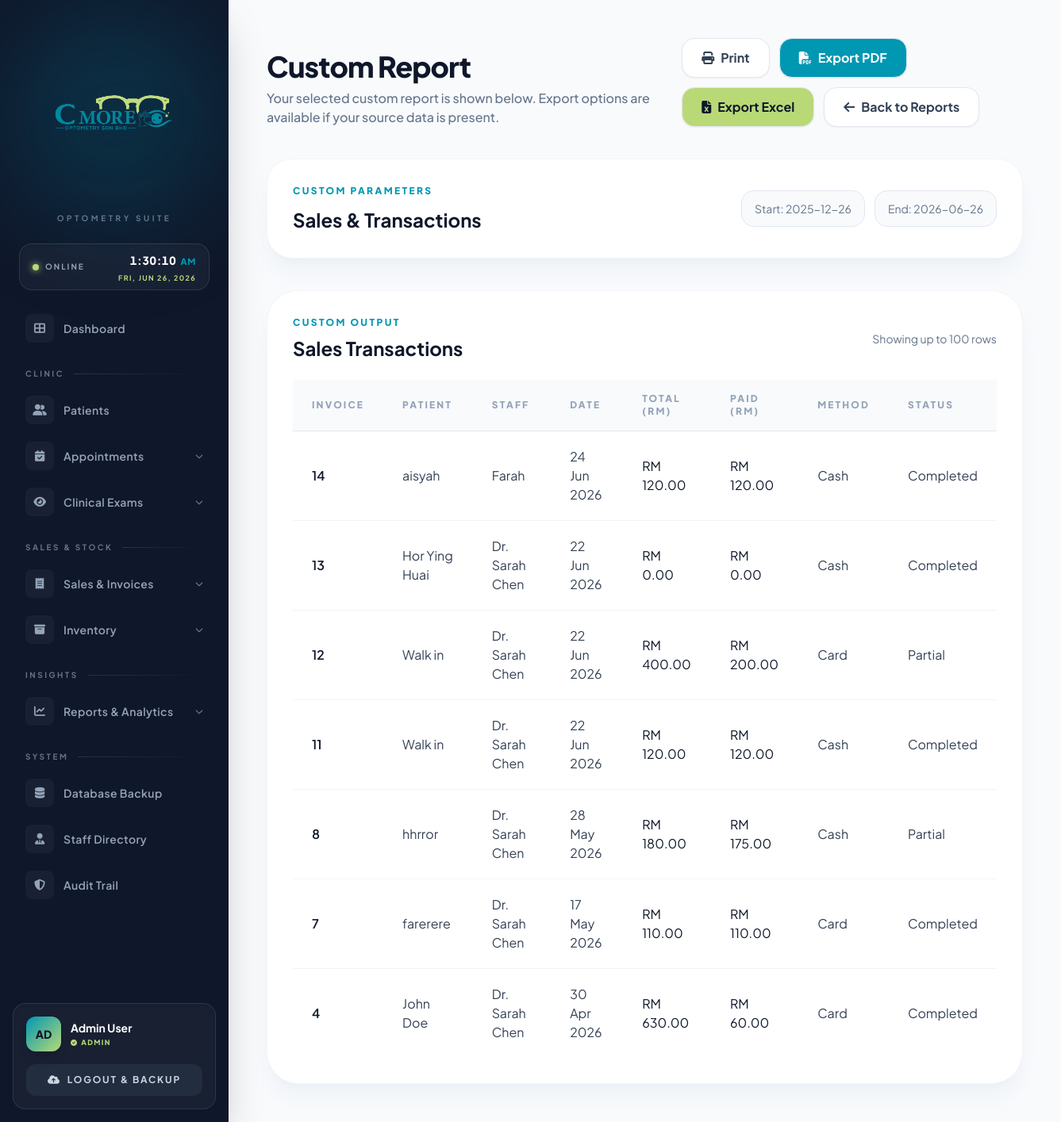
The app's page /report_custom.php (signed in), older data.
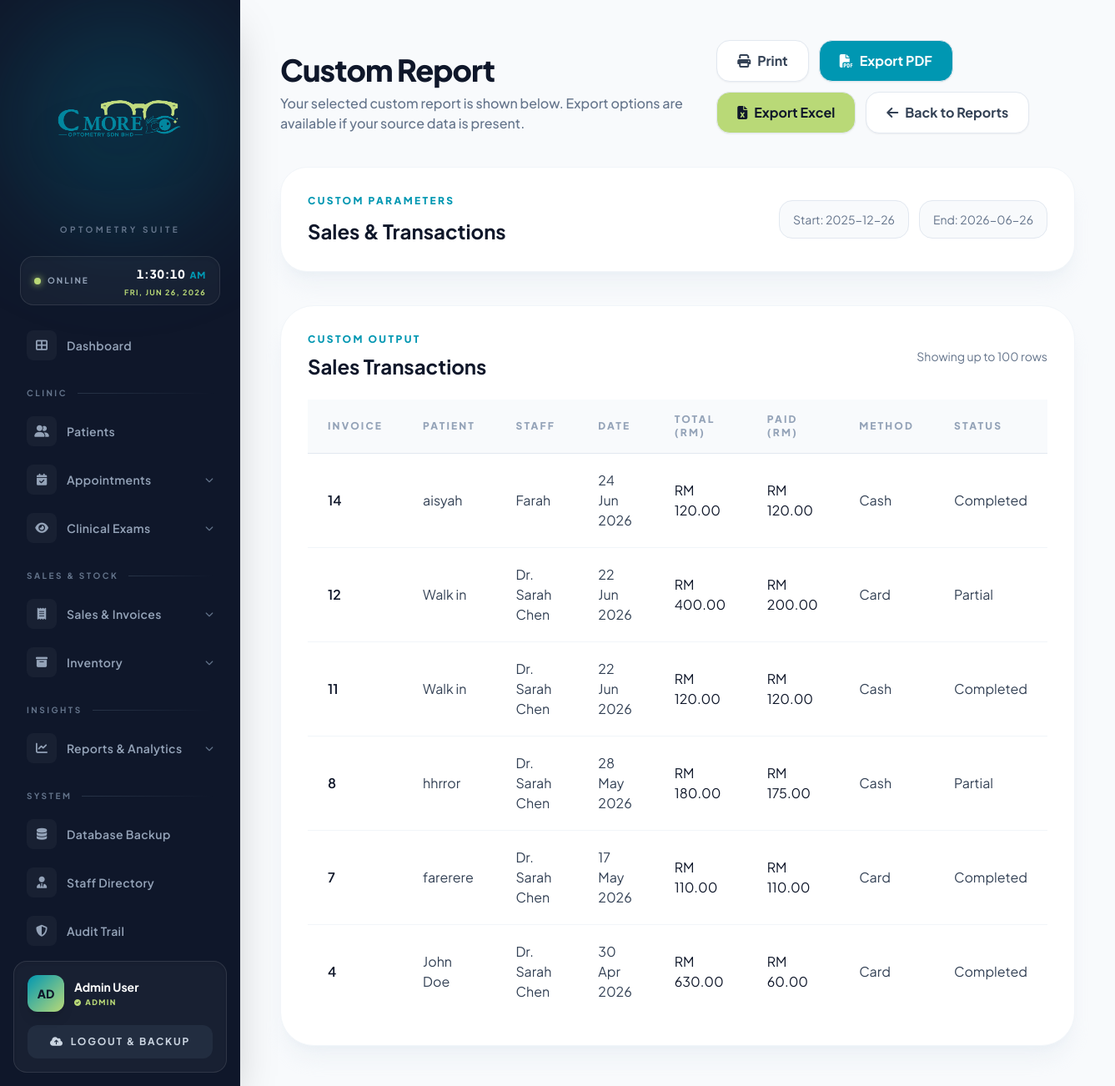
The same page, newer data.
### tables this page shows
CREATE TABLE `sales` (
  `SALE_ID` int(11) NOT NULL AUTO_INCREMENT,
  `PATIENT_ID` int(11) NOT NULL,
  `STAFF_ID` int(11) NOT NULL,
  `SALE_DATE` datetime DEFAULT current_timestamp(),
  `TOTAL_AMOUNT` decimal(10,2) NOT NULL,
  `PAID_AMOUNT` decimal(10,2) DEFAULT 0.00,
  `PAYMENT_METHOD` enum('Cash','Card','E-wallet','Online Banking') NOT NULL,
  `PAYMENT_STATUS` enum('Pending','Partial','Completed') DEFAULT 'Pending',
  PRIMARY KEY (`SALE_ID`),
  KEY `fk_sales_patient` (`PATIENT_ID`),
  KEY `fk_sales_staff` (`STAFF_ID`),
  CONSTRAINT `fk_sales_patient` FOREIGN KEY (`PATIENT_ID`) REFERENCES `patient` (`PATIENT_ID`) ON DELETE CASCADE,
  CONSTRAINT `fk_sales_staff` FOREIGN KEY (`STAFF_ID`) REFERENCES `user` (`USER_ID`) ON DELETE CASCADE
);

CREATE TABLE `patient` (
  `PATIENT_ID` int(11) NOT NULL AUTO_INCREMENT,
  `NAME` varchar(100) NOT NULL,
  `IC_NUMBER` varchar(20) DEFAULT NULL,
  `PHONE_NUMBER` varchar(20) DEFAULT NULL,
  `ADDRESS` text DEFAULT NULL,
  `REGISTRATION_DATE` date NOT NULL,
  `CONNECTION_RELATIONSHIP` varchar(100) DEFAULT NULL,
  `FOLLOW_UP_INTERVAL` varchar(50) DEFAULT NULL,
  `COMPLAINTS` text DEFAULT NULL,
  PRIMARY KEY (`PATIENT_ID`),
  UNIQUE KEY `IC_NUMBER` (`IC_NUMBER`)
);

CREATE TABLE `user` (
  `USER_ID` int(11) NOT NULL AUTO_INCREMENT,
  `NAME` varchar(100) NOT NULL,
  `EMAIL` varchar(100) NOT NULL,
  `PASSWORD` varchar(255) NOT NULL,
  `ROLE` varchar(50) NOT NULL,
  `FIRST_LOGIN_OTP` tinyint(1) DEFAULT 1,
  PRIMARY KEY (`USER_ID`),
  UNIQUE KEY `EMAIL` (`EMAIL`)
);

### report_custom.php (the view, shortened to what the changed rows need)
<?php include('config.php'); ?>
<?php
$type = $_GET['type'] ?? 'sales';
$period = $_GET['period'] ?? 'last_6_months';
$month = $_GET['month'] ?? '';
$start_date = $_GET['start_date'] ?? '';
$end_date = $_GET['end_date'] ?? '';
if ($period === 'last_6_months') {
    $safe_start = date('Y-m-d', strtotime('-6 months'));
    $safe_end = date('Y-m-d');
} elseif ($period === 'last_12_months') {
    $safe_start = date('Y-m-d', strtotime('-12 months'));
    $safe_end = date('Y-m-d');
} elseif ($period === 'custom' && $start_date && $end_date) {
    $safe_start = $start_date;
    $safe_end = $end_date;
} else {
    $safe_start = date('Y-m-d', strtotime('-6 months'));
    $safe_end = date('Y-m-d');
}
?>
<!DOCTYPE html>
<html lang="en">
<head>
    <script src="https://cdn.tailwindcss.com"></script>
    <link rel="stylesheet" href="https://cdnjs.cloudflare.com/ajax/libs/font-awesome/6.0.0/css/all.min.css">
</head>
<body class="bg-[#f8fafc] flex min-h-screen text-slate-900">
    <?php include('sidebar.php'); ?>
    <main class="flex-1 ml-72 p-12">
        <header class="flex flex-col lg:flex-row justify-between items-start lg:items-end gap-6 mb-10">
            <div>
                <h1 class="text-4xl font-extrabold text-slate-900 tracking-tight">Custom Report</h1>
            </div>
        </header>
        <?php
        $valid_types = ['sales' => 'Sales & Transactions', 'inventory' => 'Stock & Inventory Level', 'patients' => 'Patient Directory', 'appointments' => 'Clinical Appointments'];
        $report_label = $valid_types[$type] ?? 'Custom Report';
        ?>
        <div class="rounded-[2rem] bg-white p-8 border border-slate-100 shadow-xl shadow-slate-200/40 mb-10">
            <div class="flex flex-col md:flex-row md:items-center md:justify-between gap-4">
                <div>
                    <h2 class="text-2xl font-bold text-slate-900"><?php echo htmlspecialchars($report_label); ?></h2>
                </div>
            </div>
        </div>
        <?php
        $report_data = [];
        if($type === 'sales') {
            $report_rows = mysqli_query($conn, "SELECT s.SALE_ID, p.NAME AS patient_name, u.NAME AS staff_name, s.SALE_DATE, s.TOTAL_AMOUNT, s.PAID_AMOUNT, s.PAYMENT_METHOD, s.PAYMENT_STATUS FROM SALES s LEFT JOIN PATIENT p ON s.PATIENT_ID = p.PATIENT_ID LEFT JOIN USER u ON s.STAFF_ID = u.USER_ID WHERE s.SALE_DATE BETWEEN '$safe_start' AND '$safe_end' ORDER BY s.SALE_DATE DESC LIMIT 100");
            $heading = 'Sales Transactions';
            $columns = ['Invoice', 'Patient', 'Staff', 'Date', 'Total (RM)', 'Paid (RM)', 'Method', 'Status'];
            if($report_rows) {
                while($row = mysqli_fetch_assoc($report_rows)) {
                    $report_data[] = $row;
                }
            }
        }
        ?>
        <section id="reportContent" class="rounded-[2.5rem] bg-white p-8 border border-slate-100 shadow-xl shadow-slate-200/40 overflow-hidden">
            <div class="flex items-center justify-between mb-6">
                <div>
                    <h2 class="text-2xl font-bold text-slate-900 mt-2"><?php echo htmlspecialchars($heading); ?></h2>
                </div>
            </div>
            <?php if(count($report_data) > 0): ?>
                <div class="overflow-x-auto">
                    <table class="min-w-full text-left border-collapse">
                        <thead class="bg-slate-50 border-b border-slate-200">
                            <tr>
                                <?php foreach($columns as $col): ?>
                                    <th class="px-6 py-4 text-xs font-black uppercase tracking-[0.18em] text-slate-400"><?php echo $col; ?></th>
                                <?php endforeach; ?>
                            </tr>
                        </thead>
                        <tbody class="divide-y divide-slate-100">
                            <?php foreach($report_data as $row): ?>
                                <tr class="hover:bg-slate-50 transition-colors">
                                    <?php if($type === 'sales'): ?>
                                        <td class="px-6 py-5 font-semibold text-slate-900"><?php echo $row['SALE_ID']; ?></td>
                                        <td class="px-6 py-5 text-slate-700"><?php echo htmlspecialchars($row['patient_name'] ?? 'Walk-in'); ?></td>
                                        <td class="px-6 py-5 text-slate-700"><?php echo htmlspecialchars($row['staff_name'] ?? 'N/A'); ?></td>
                                        <td class="px-6 py-5 text-slate-700"><?php echo date('d M Y', strtotime($row['SALE_DATE'])); ?></td>
                                        <td class="px-6 py-5 text-slate-900">RM <?php echo number_format($row['TOTAL_AMOUNT'],2); ?></td>
                                        <td class="px-6 py-5 text-slate-900">RM <?php echo number_format($row['PAID_AMOUNT'],2); ?></td>
                                        <td class="px-6 py-5 text-slate-700"><?php echo htmlspecialchars($row['PAYMENT_METHOD']); ?></td>
                                        <td class="px-6 py-5 text-slate-700"><?php echo htmlspecialchars($row['PAYMENT_STATUS']); ?></td>
                                    <?php endif; ?>
                                </tr>
                            <?php endforeach; ?>
                        </tbody>
                    </table>
                </div>
            <?php else: ?>
                <p class="text-sm text-slate-500">No records matched the selected custom report parameters.</p>
            <?php endif; ?>
        </section>
    </main>
</body>
</html>

Row changes from the older to the newer data that the page shows:
removed sales: SALE_ID "13", PATIENT_ID.NAME "Hor Ying Huai", STAFF_ID.NAME "Dr. Sarah Chen", SALE_DATE "22 Jun 2026", TOTAL_AMOUNT "0.00", PAID_AMOUNT "0.00", PAYMENT_METHOD "Cash", PAYMENT_STATUS "Completed"
